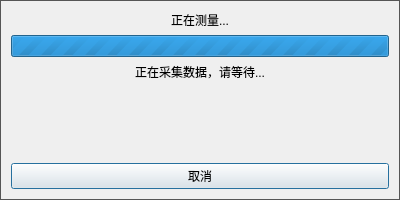
<?xml version="1.0" encoding="UTF-8"?>
<ui version="4.0">
 <class>TestProgressDialog</class>
 <widget class="QDialog" name="TestProgressDialog">
  <property name="geometry">
   <rect>
    <x>0</x>
    <y>0</y>
    <width>400</width>
    <height>200</height>
   </rect>
  </property>
  <property name="windowTitle">
   <string>旋转测量</string>
  </property>
  <property name="styleSheet">
   <string>QDialog { border: 1px solid #555555; }</string>
  </property>
  <property name="windowOpacity">
   <double>0.95</double>
  </property>
  <layout class="QVBoxLayout" name="verticalLayout">
   <item>
    <widget class="QLabel" name="label_title">
     <property name="text">
      <string>正在测量...</string>
     </property>
     <property name="alignment">
      <set>Qt::AlignCenter</set>
     </property>
    </widget>
   </item>
   <item>
    <widget class="QProgressBar" name="progress_bar">
     <property name="value">
      <number>0</number>
     </property>
     <property name="maximum">
      <number>0</number>
     </property>
    </widget>
   </item>
   <item>
    <widget class="QLabel" name="label_status">
     <property name="text">
      <string>正在采集数据，请等待...</string>
     </property>
     <property name="alignment">
      <set>Qt::AlignCenter</set>
     </property>
    </widget>
   </item>
   <item>
    <spacer name="verticalSpacer">
     <property name="orientation">
      <enum>Qt::Vertical</enum>
     </property>
     <property name="sizeHint" stdset="0">
      <size>
       <width>20</width>
       <height>20</height>
      </size>
     </property>
    </spacer>
   </item>
   <item>
    <widget class="QPushButton" name="btn_cancel">
     <property name="text">
      <string>取消</string>
     </property>
    </widget>
   </item>
  </layout>
 </widget>
 <resources/>
 <connections/>
</ui>
